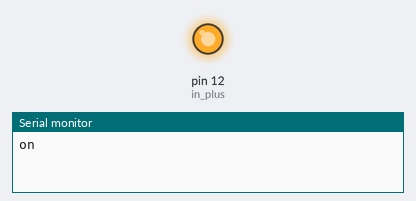
The sketch below on a simulated Arduino Uno, built with avr-gcc and run on an emulated ATmega328P. Shown: output pins drawn as LEDs (lit = HIGH), the last lines printed to the serial monitor.

Above: at 2.5 s.
At 7.5 s:
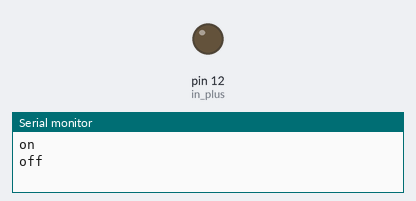
Timing chart, 0 to 13.0 s (numbered marks = the images above):
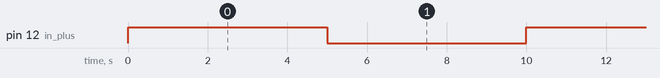

The sketch:

fan_ctrl.ino
```cpp
// function: switch a 120V controller
// test flashing an LED

#define in_plus 12

//___________________________________________________
// int defines a variable as an integer
int d = 5000;  // delay time in millisec (3000 = 3 sec)
//___________________________________________________

// void is used in function declarations, indicates that the function returns nothing
// setup() called when sketch starts, initializes variables, pinmode, libraries. Runs at power-on of board
void setup()
{
// serial used for communication between the board and computer
  Serial.begin(9600); // serial begin sets the data rate in bits/sec (baud) (300, 600, 1200, 2400, 4800, 9600, 14400, 19200, 28800, 38400, 57600, or 115200)
  pinMode(in_plus, OUTPUT); // pinMode(pin, mode) configures a pin to act as either input or output; mode = (INPUT, OUTPUT, INPUT_PULLUP)
}

// void is used in function declarations, indicates that the function returns nothing
// loop called after setup, to loop consecutively. Use it such that the board does something constantly
void loop() {
  Serial.println("on"); //println('string'), Prints data to the serial port as human-readable ASCII text followed by a carriage return character (ASCII 13, or '\r') and a newline character (ASCII 10, or '\n').
  digitalWrite(in_plus,HIGH);
  delay(d); // this defines the time between loop iterations
  Serial.println("off");
  digitalWrite(in_plus,LOW);
  delay(d);
}
```

Measured:
- by itself, pin 12 (in_plus): alternates HIGH for 5.0 s and LOW for 5.0 s
